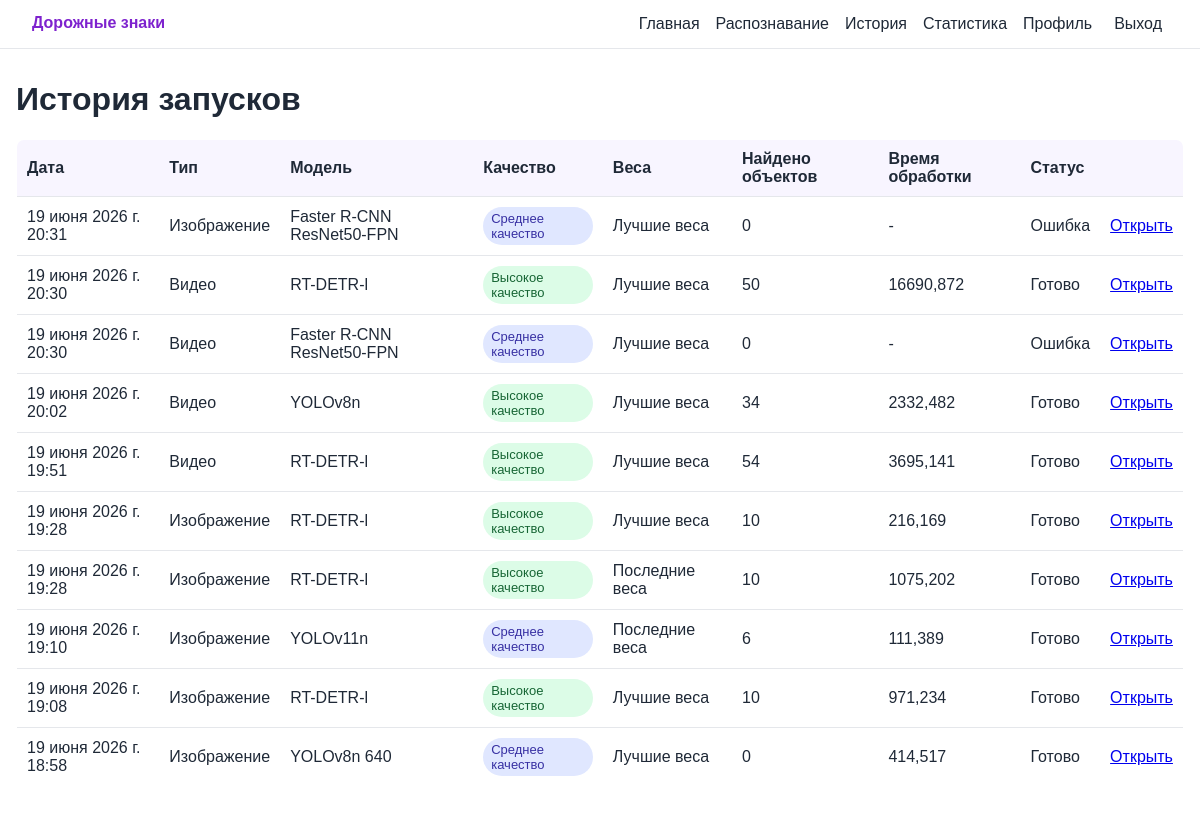
Page /history/ (signed in) on the committed database.
### detection/models.py (models this page shows, shortened)
class DetectionRun(models.Model):
    IMAGE = "image"
    VIDEO = "video"
    FILE_TYPE_CHOICES = [(IMAGE, "Изображение"), (VIDEO, "Видео")]
    CREATED = "created"
    PROCESSING = "processing"
    DONE = "done"
    FAILED = "failed"
    STATUS_CHOICES = [
        (CREATED, "Создано"),
        (PROCESSING, "Обрабатывается"),
        (DONE, "Готово"),
        (FAILED, "Ошибка"),
    ]
    BEST = "best"
    LAST = "last"
    WEIGHT_VARIANT_CHOICES = [
        (BEST, "Лучшие веса"),
        (LAST, "Последние веса"),
    ]
    user = models.ForeignKey(settings.AUTH_USER_MODEL, on_delete=models.CASCADE)
    model_weight = models.ForeignKey(ModelWeight, on_delete=models.PROTECT)
    input_file = models.FileField(upload_to="uploads/%Y/%m/%d/")
    output_file = models.FileField(upload_to="results/%Y/%m/%d/", blank=True)
    file_type = models.CharField(max_length=10, choices=FILE_TYPE_CHOICES)
    confidence = models.FloatField()
    image_size = models.PositiveIntegerField()
    weight_variant = models.CharField(max_length=8, choices=WEIGHT_VARIANT_CHOICES, default=BEST)
    used_weights_path = models.CharField(max_length=255, blank=True)
    detections_count = models.PositiveIntegerField(default=0)
    detected_classes = models.JSONField(default=dict, blank=True)
    latency_ms = models.FloatField(null=True, blank=True)
    status = models.CharField(max_length=16, choices=STATUS_CHOICES, default=CREATED)
    error_message = models.TextField(blank=True)
    created_at = models.DateTimeField(auto_now_add=True)
    updated_at = models.DateTimeField(auto_now=True)
    class Meta:
        ordering = ["-created_at"]

class ModelWeight(models.Model):
    ULTRALYTICS = "ultralytics"
    TORCHVISION_FASTERRCNN = "torchvision_fasterrcnn"
    MODEL_TYPE_CHOICES = [
        (ULTRALYTICS, "Ultralytics YOLO/RT-DETR"),
        (TORCHVISION_FASTERRCNN, "Torchvision Faster R-CNN"),
    ]
    HIGH = "high"
    MEDIUM = "medium"
    LOW = "low"
    QUALITY_CHOICES = [
        (HIGH, "Высокое качество"),
        (MEDIUM, "Среднее качество"),
        (LOW, "Низкое качество"),
    ]
    title = models.CharField(max_length=120, unique=True)
    model_type = models.CharField(max_length=32, choices=MODEL_TYPE_CHOICES)
    weights_path = models.CharField(max_length=255)
    best_weights_path = models.CharField(max_length=255, blank=True)
    last_weights_path = models.CharField(max_length=255, blank=True)
    image_size = models.PositiveIntegerField(default=640)
    default_conf = models.FloatField(default=0.5)
    quality_label = models.CharField(max_length=16, choices=QUALITY_CHOICES, default=MEDIUM)
    is_active = models.BooleanField(default=True)
    created_at = models.DateTimeField(auto_now_add=True)
    class Meta:
        ordering = ["title"]

### detection/views.py (the view)
# urls.py: path("history/", views.history, name="history"),
@login_required
def history(request):
    runs = DetectionRun.objects.filter(user=request.user).select_related("model_weight")
    return render(request, "detection/history.html", {"runs": runs})

### templates/detection/history.html (shortened to what this page needs)
{% extends "base.html" %}
{% block content %}
<h1>История запусков</h1>
<table>
  <thead>
    <tr>
      <th>Дата</th>
      <th>Тип</th>
      <th>Модель</th>
      <th>Качество</th>
      <th>Веса</th>
      <th>Найдено объектов</th>
      <th>Время обработки</th>
      <th>Статус</th>
      <th></th>
    </tr>
  </thead>
  <tbody>
    {% for run in runs %}
      <tr>
        <td>{{ run.created_at }}</td>
        <td>{{ run.get_file_type_display }}</td>
        <td>{{ run.model_weight.title }}</td>
        <td><span class="quality-badge quality-{{ run.model_weight.quality_label }}">{{ run.model_weight.get_quality_label_display }}</span></td>
        <td>{{ run.get_weight_variant_display }}</td>
        <td>{{ run.detections_count }}</td>
        <td>{{ run.latency_ms|default:"-" }}</td>
        <td>{{ run.get_status_display }}</td>
        <td><a href="{% url 'run_detail' run.id %}">Открыть</a></td>
      </tr>
    {% empty %}
      <tr><td colspan="9">Запусков пока нет.</td></tr>
    {% endfor %}
  </tbody>
</table>
{% endblock %}

### templates/base.html (shortened to what this page needs)
{% load static %}
<!doctype html>
<html lang="ru">
<head>
  <link rel="stylesheet" href="{% static 'css/styles.css' %}">
</head>
<body>
  <header class="topbar">
    <a class="brand" href="{% url 'home' %}">Дорожные знаки</a>
    <nav>
      <a href="{% url 'home' %}">Главная</a>
      {% if user.is_authenticated %}
        <a href="{% url 'detect' %}">Распознавание</a>
        <a href="{% url 'history' %}">История</a>
        <a href="{% url 'stats' %}">Статистика</a>
        <a href="{% url 'profile' %}">Профиль</a>
        <form class="logout-form" method="post" action="{% url 'logout' %}">
          <button type="submit">Выход</button>
        </form>
      {% else %}
        <a href="{% url 'login' %}">Вход</a>
        <a href="{% url 'register' %}">Регистрация</a>
      {% endif %}
    </nav>
  </header>
  <main class="container">
    {% block content %}{% endblock %}
  </main>
</body>
</html>

### static/css/styles.css (style rules this page uses)
:root { --accent: #7e22ce; --accent-dark: #581c87; --text: #1f2937; --muted: #6b7280; --border: #e5e7eb; --bg: #ffffff; --soft: #f8f5ff; }
* { box-sizing: border-box; }
body { margin: 0; color: var(--text); background: var(--bg); font-family: Arial, sans-serif; }
.topbar { padding: 14px 32px; border-bottom: 1px solid var(--border); background: #fff; display: grid; grid-template-columns: minmax(auto, 220px) minmax(0, 980px); justify-content: center; gap: 24px; }
.brand { color: var(--accent); font-weight: 700; text-decoration: none; }
nav { display: flex; align-items: center; justify-content: flex-end; flex-wrap: wrap; gap: 16px; max-width: 1200px; }
nav a, .logout-form button { color: var(--text); background: transparent; border: 0; font: inherit; text-decoration: none; cursor: pointer; }
.logout-form { margin: 0; }
.container { width: min(1200px, calc(100% - 32px)); margin: 32px auto; }
table { width: 100%; border-collapse: collapse; overflow: hidden; border: 1px solid var(--border); border-radius: 8px; }
th, td { padding: 10px; border-bottom: 1px solid var(--border); text-align: left; }
th { background: var(--soft); }
.quality-badge { display: inline-block; padding: 4px 8px; border-radius: 999px; font-size: 13px; }
.quality-high { color: #166534; background: #dcfce7; }
.quality-medium { color: #3730a3; background: #e0e7ff; }

### rows in the picture
DetectionRun: created_at "19 июня 2026 г. 20:31", file_type "Изображение", model_weight "Faster R-CNN ResNet50-FPN", model_weight.quality_label "Среднее качество", weight_variant "Лучшие веса", detections_count "0", latency_ms "-", status "Ошибка"
DetectionRun: created_at "19 июня 2026 г. 20:30", file_type "Видео", model_weight "RT-DETR-l", model_weight.quality_label "Высокое качество", weight_variant "Лучшие веса", detections_count "50", latency_ms "16690,872", status "Готово"
DetectionRun: created_at "19 июня 2026 г. 20:30", file_type "Видео", model_weight "Faster R-CNN ResNet50-FPN", model_weight.quality_label "Среднее качество", weight_variant "Лучшие веса", detections_count "0", latency_ms "-", status "Ошибка"
DetectionRun: created_at "19 июня 2026 г. 20:02", file_type "Видео", model_weight "YOLOv8n", model_weight.quality_label "Высокое качество", weight_variant "Лучшие веса", detections_count "34", latency_ms "2332,482", status "Готово"
DetectionRun: created_at "19 июня 2026 г. 19:51", file_type "Видео", model_weight "RT-DETR-l", model_weight.quality_label "Высокое качество", weight_variant "Лучшие веса", detections_count "54", latency_ms "3695,141", status "Готово"
DetectionRun: created_at "19 июня 2026 г. 19:28", file_type "Изображение", model_weight "RT-DETR-l", model_weight.quality_label "Высокое качество", weight_variant "Лучшие веса", detections_count "10", latency_ms "216,169", status "Готово"
DetectionRun: created_at "19 июня 2026 г. 19:28", file_type "Изображение", model_weight "RT-DETR-l", model_weight.quality_label "Высокое качество", weight_variant "Последние веса", detections_count "10", latency_ms "1075,202", status "Готово"
DetectionRun: created_at "19 июня 2026 г. 19:10", file_type "Изображение", model_weight "YOLOv11n", model_weight.quality_label "Среднее качество", weight_variant "Последние веса", detections_count "6", latency_ms "111,389", status "Готово"
DetectionRun: created_at "19 июня 2026 г. 19:08", file_type "Изображение", model_weight "RT-DETR-l", model_weight.quality_label "Высокое качество", weight_variant "Лучшие веса", detections_count "10", latency_ms "971,234", status "Готово"
DetectionRun: created_at "19 июня 2026 г. 18:58", file_type "Изображение", model_weight "YOLOv8n 640", model_weight.quality_label "Среднее качество", weight_variant "Лучшие веса", detections_count "0", latency_ms "414,517", status "Готово"
